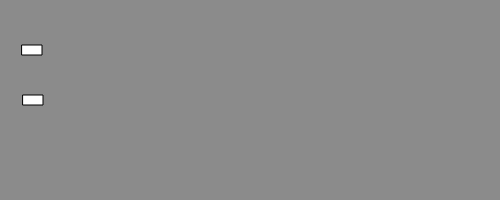
Frame 1 (no input)
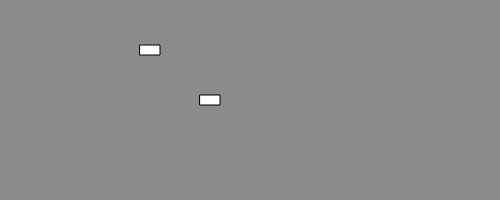
Frame 60 (no input)
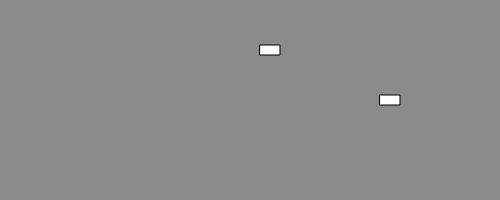
Frame 120 (the mouse pressed at the canvas centre since frame 60)

The p5.js sketch that drew these frames (run headless with seeded random() and noise() and a simulated clock; from frame 60 on, the mouse is pressed at the canvas centre):

// p5.js sketch
// ── sketch.js
var myCar;
var myCar2;

function setup() {
  createCanvas(500, 200);
  //Initialize car object
  myCar = new Car(30, 50, 2);
  myCar2 = new Car(30, 100, 3);
}

function draw() {
  background(139);
  // Operate Car objects.
  myCar.move();
  myCar.display();
  myCar2.move();
  myCar2.display();
}

function Car(tempXpos, tempYpos, tempSpeed) {
    this.xpos = tempXpos;
    this.ypos = tempYpos;
    this.speed = tempSpeed;

  this.display = function() {
    // The car is just a square
    rectMode(CENTER);
    rect(this.xpos, this.ypos, 20, 10);
  };

  this.move = function () {
    this.xpos = this.xpos + this.speed;
    if (this.xpos > width) {
      this.xpos = 0;
    }
  };
}
